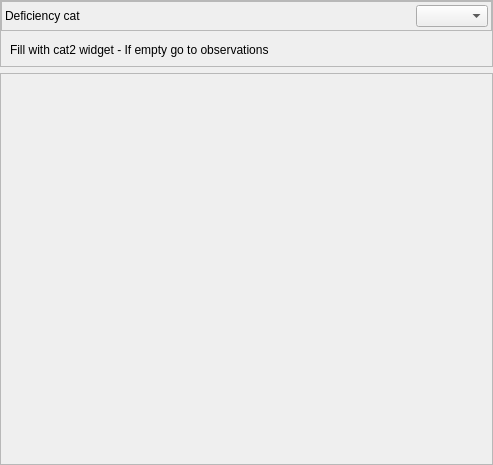
<?xml version="1.0" encoding="UTF-8"?>
<ui version="4.0">
 <class>Form_base3_ud</class>
 <widget class="QWidget" name="Form_base3_ud">
  <property name="geometry">
   <rect>
    <x>0</x>
    <y>0</y>
    <width>493</width>
    <height>465</height>
   </rect>
  </property>
  <property name="windowTitle">
   <string>Form</string>
  </property>
  <layout class="QVBoxLayout" name="verticalLayout_2" stretch="0,20">
   <property name="leftMargin">
    <number>0</number>
   </property>
   <property name="topMargin">
    <number>0</number>
   </property>
   <property name="rightMargin">
    <number>0</number>
   </property>
   <property name="bottomMargin">
    <number>0</number>
   </property>
   <item>
    <widget class="QFrame" name="frametoolwidg">
     <property name="frameShape">
      <enum>QFrame::StyledPanel</enum>
     </property>
     <property name="frameShadow">
      <enum>QFrame::Raised</enum>
     </property>
     <layout class="QVBoxLayout" name="verticalLayout_5">
      <property name="spacing">
       <number>3</number>
      </property>
      <property name="leftMargin">
       <number>0</number>
      </property>
      <property name="topMargin">
       <number>0</number>
      </property>
      <property name="rightMargin">
       <number>0</number>
      </property>
      <property name="bottomMargin">
       <number>0</number>
      </property>
      <item>
       <widget class="QFrame" name="frame_2">
        <property name="frameShape">
         <enum>QFrame::StyledPanel</enum>
        </property>
        <property name="frameShadow">
         <enum>QFrame::Raised</enum>
        </property>
        <layout class="QGridLayout" name="gridLayout_3" columnstretch="1,0">
         <property name="leftMargin">
          <number>3</number>
         </property>
         <property name="topMargin">
          <number>3</number>
         </property>
         <property name="rightMargin">
          <number>3</number>
         </property>
         <property name="bottomMargin">
          <number>3</number>
         </property>
         <item row="0" column="0">
          <widget class="QLabel" name="label_2">
           <property name="text">
            <string>Deficiency cat</string>
           </property>
          </widget>
         </item>
         <item row="0" column="1">
          <widget class="QComboBox" name="comboBox_groupedes"/>
         </item>
        </layout>
       </widget>
      </item>
      <item>
       <widget class="QStackedWidget" name="stackedWidget">
        <property name="currentIndex">
         <number>1</number>
        </property>
        <widget class="QWidget" name="page">
         <layout class="QHBoxLayout" name="horizontalLayout">
          <item>
           <widget class="QLabel" name="label">
            <property name="text">
             <string>Fill with cat1 widget - If empty go to observations</string>
            </property>
           </widget>
          </item>
         </layout>
        </widget>
        <widget class="QWidget" name="page_2">
         <layout class="QHBoxLayout" name="horizontalLayout_2">
          <item>
           <widget class="QLabel" name="label_3">
            <property name="text">
             <string>Fill with cat2 widget - If empty go to observations</string>
            </property>
           </widget>
          </item>
         </layout>
        </widget>
       </widget>
      </item>
     </layout>
    </widget>
   </item>
   <item>
    <widget class="QFrame" name="framechildtoolwidg">
     <property name="frameShape">
      <enum>QFrame::StyledPanel</enum>
     </property>
     <property name="frameShadow">
      <enum>QFrame::Raised</enum>
     </property>
     <layout class="QVBoxLayout" name="verticalLayout">
      <property name="leftMargin">
       <number>3</number>
      </property>
      <property name="topMargin">
       <number>3</number>
      </property>
      <property name="rightMargin">
       <number>3</number>
      </property>
      <property name="bottomMargin">
       <number>3</number>
      </property>
     </layout>
    </widget>
   </item>
  </layout>
 </widget>
 <resources/>
 <connections/>
</ui>
